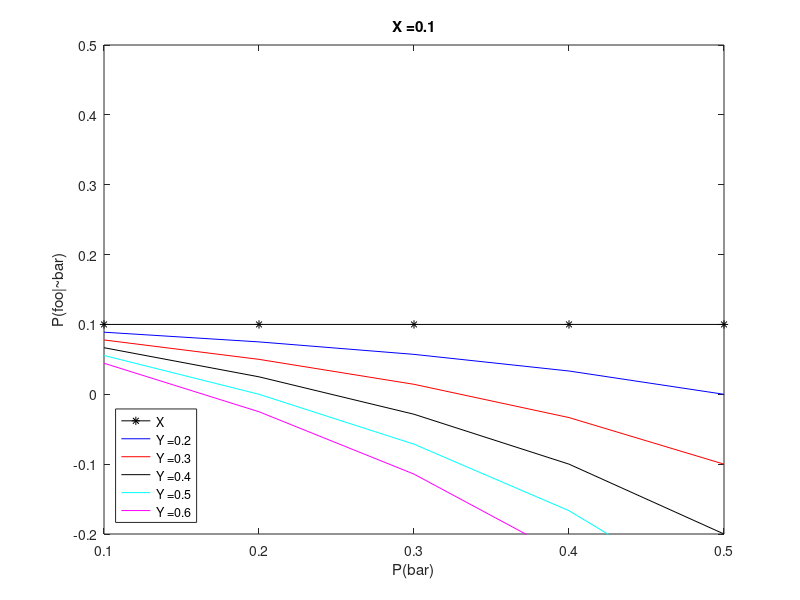
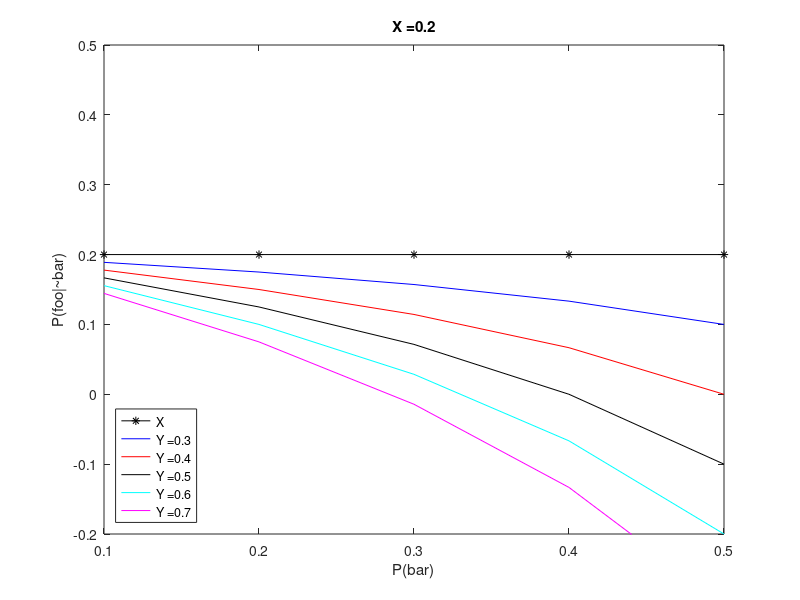
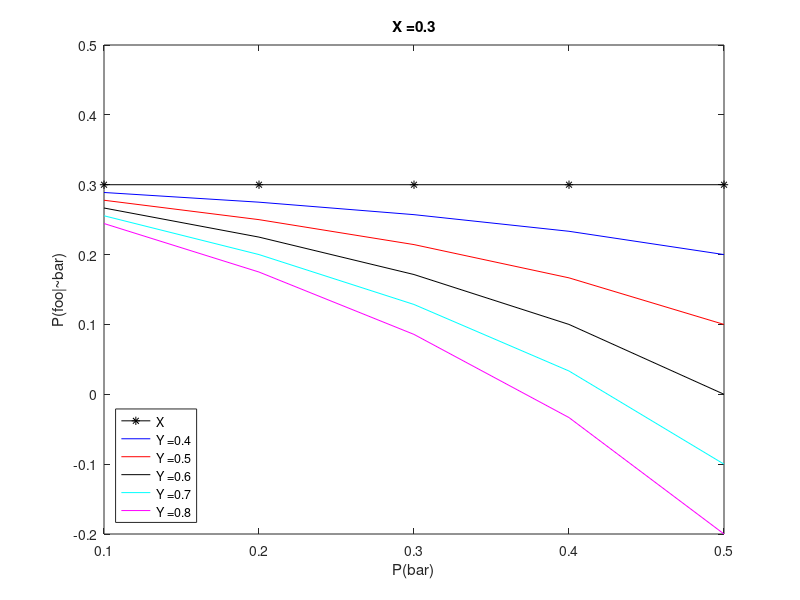
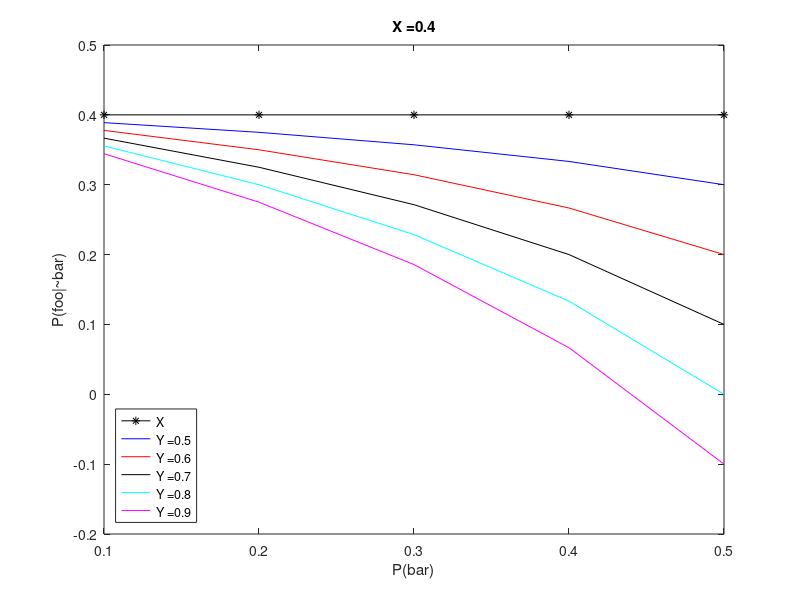

The MATLAB script that drew these images, in order:
%Plotting Probabilities based on Bayes' rule - I think I've done my math
%wrong

clear all
close all
clc

X = .1:.1:.5;

bar = X;

deltas = zeros(length(X),length(X),length(X));
colors = 'brkcm';
for super = 1:length(X)
    P_X = X(super);
    figure
    plot(bar,P_X*ones(1,length(X)),'k*-'),hold on
    for mid = 1:length(X)
        P_Y = P_X+X(mid);
        for sub = 1:length(X)
            P_bar = bar(sub);
            deltas(super,mid,sub) = (P_X - P_Y*P_bar)/(1-P_bar);
        end
    end
    for mid = 1:length(X)
        plot(bar,squeeze(deltas(super,mid,:)),colors(mid)),hold on
        title(strcat('X = ', num2str(P_X)))
        xlabel('P(bar)')
        ylabel('P(foo|~bar)')
        ylim([-0.2,0.5])
        xlim([0.1,0.5])
        legend('X',strcat('Y = ',num2str(P_X+X(1))),strcat('Y = ',num2str(P_X+X(2))),strcat('Y = ',num2str(P_X+X(3))),strcat('Y = ',num2str(P_X+X(4))),strcat('Y = ',num2str(P_X+X(5))),'Location','SouthWest')
    end
end
